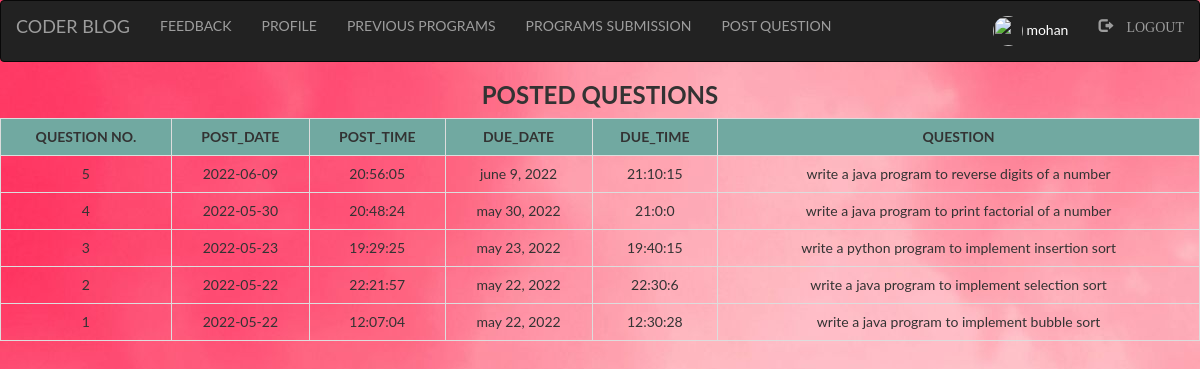
The page /admin/all_questions.php (signed in) on the database its author committed.
### tables this page shows
CREATE TABLE `post_question` (
  `qno` int(11) NOT NULL,
  `start_date` varchar(15) NOT NULL,
  `start_time` varchar(15) NOT NULL,
  `due_date` varchar(30) NOT NULL,
  `due_time` varchar(15) NOT NULL,
  `question` text NOT NULL,
  `status` int(11) NOT NULL DEFAULT 1,
  `trend` int(11) NOT NULL DEFAULT 1
);

### admin/all_questions.php (the view, shortened to what this page needs)
<?php
	include "navbar.php";
	?>
<!DOCTYPE html>
<html>
<head>
</head>
<body>
	<?php
		if(isset($_SESSION['login_user']) && $_SESSION['id']==1){?>
			<h3 ><b>POSTED QUESTIONS</b></h3>
			<?php
			$sql="SELECT * FROM post_question ORDER BY qno DESC;";
			$res=mysqli_query($db,$sql);
			if(mysqli_num_rows($res)==0){
				echo "<div style='text-align:center;'>";
				echo "<h2 style='color:red;'>";
				echo "You haven't posted any question";
				echo "</h2>";
				echo "</div>";
			}
			else{
				echo"<table class='table table-bordered'>";
				echo"<tr style='background-color:#71a9a1;'>";
				echo "<th>";echo "QUESTION NO."; echo "</th>";
				echo "<th>"; echo "POST_DATE"; echo "</th>";
				echo "<th>";echo "POST_TIME"; echo "</th>";
				echo "<th>";echo "DUE_DATE"; echo "</th>";
				echo "<th>"; echo "DUE_TIME"; echo "</th>";
				echo "<th>"; echo "QUESTION"; echo "</th>";
				echo "</tr>";
				while($row=mysqli_fetch_assoc($res)){
					echo "<tr>";
					echo "<td>";echo $row['qno'];echo "</td>";
					echo "<td>";echo $row['start_date'];echo "</td>";
					echo "<td>";echo $row['start_time'];echo "</td>";
					echo "<td>";echo $row['due_date'];echo "</td>";
					echo "<td>";echo $row['due_time'];echo "</td>";
					echo "<td>";echo $row['question'];echo "</td>";
					echo "</tr>";
			}
			echo "</table>";
		}
	}
?>
</body>
</html>

### style.css (style rules this page uses)
html, body, div, span, object, iframe, h1, h2, h3, h4, h5, h6, p, blockquote, pre, abbr, address, cite, code, del, dfn, em, img, ins, kbd, q, samp, small, strong, sub, sup, var, b, i, dl, dt, dd, ol, ul, li, fieldset, form, label, legend, table, caption, tbody, tfoot, thead, tr, th, td, article, aside, canvas, details, figcaption, figure, footer, header, hgroup, menu, nav, section, summary, time, mark, audio, video { margin:0; padding:0; border:0; outline:0; font-size:100%; vertical-align:baseline; background:transparent; }
body { line-height:1; }
table { border-collapse:collapse; border-spacing:0; }

### admin/all_questions.php (style rules this page uses)
body { font-family: "Lato", sans-serif; transition: background-color .5s; background-image:url('../images/p9.jpg'); }
td,th { text-align:center; }
h3 { text-align: center; }

### rows shown on the page
post_question: qno "5", start_date "2022-06-09", start_time "20:56:05", due_date "june 9, 2022", due_time "21:10:15", question "write a java program to reverse digits of a number"
post_question: qno "4", start_date "2022-05-30", start_time "20:48:24", due_date "may 30, 2022", due_time "21:0:0", question "write a java program to print factorial of a number"
post_question: qno "3", start_date "2022-05-23", start_time "19:29:25", due_date "may 23, 2022", due_time "19:40:15", question "write a python program to implement insertion sort"
post_question: qno "2", start_date "2022-05-22", start_time "22:21:57", due_date "may 22, 2022", due_time "22:30:6", question "write a java program to implement selection sort"
post_question: qno "1", start_date "2022-05-22", start_time "12:07:04", due_date "may 22, 2022", due_time "12:30:28", question "write a java program to implement bubble sort"

### other values the page prints
$_SESSION['login_user'] "mohan"
